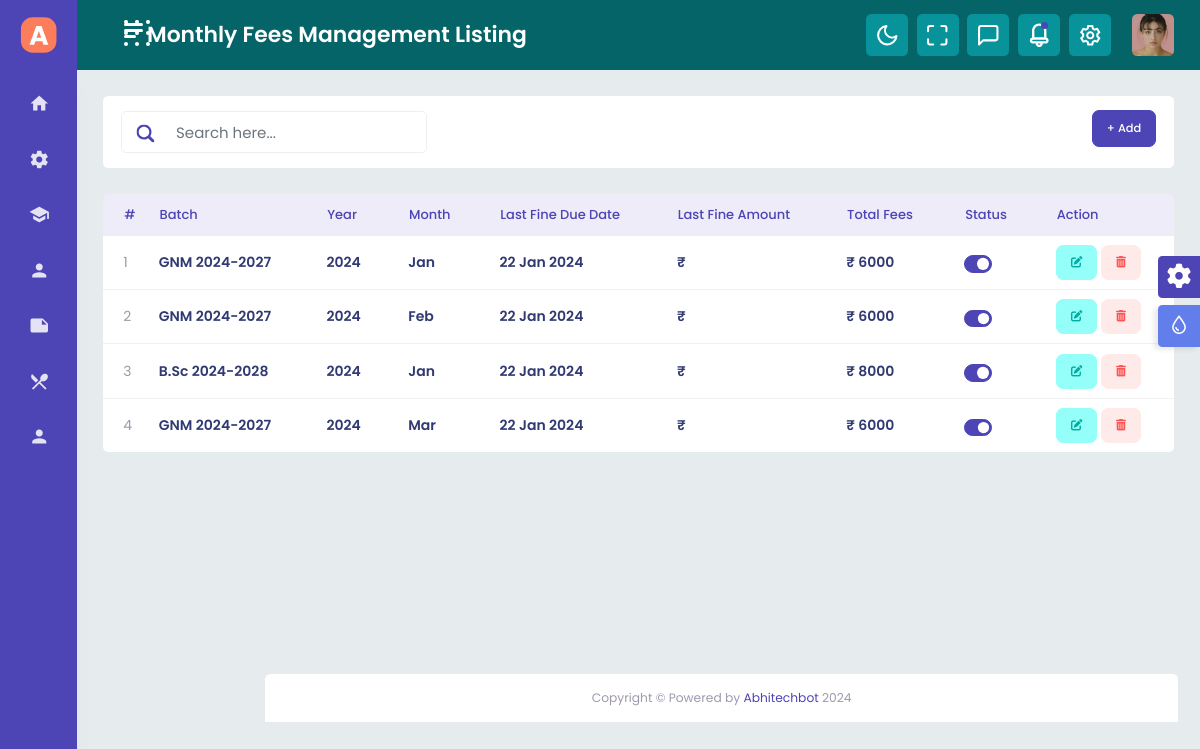
Screenshot of /admin/monthly-fees.php (signed in) with the database file from the repository.
### tables this page shows
CREATE TABLE `monthly_fees` (
  `id` int(11) NOT NULL,
  `batch_id` int(11) DEFAULT NULL,
  `year` int(50) DEFAULT NULL,
  `month` varchar(50) DEFAULT NULL,
  `late_fine_due_date` varchar(50) DEFAULT NULL,
  `late_fine_amount` varchar(50) DEFAULT NULL,
  `total_fees` varchar(50) DEFAULT NULL,
  `pay_status` int(11) NOT NULL DEFAULT 0,
  `status` int(11) NOT NULL DEFAULT 1,
  `added_by` int(11) NOT NULL DEFAULT 1,
  `date` datetime NOT NULL DEFAULT current_timestamp(),
  `modified_by` int(11) DEFAULT NULL,
  `modified_date` varchar(50) DEFAULT NULL
);

CREATE TABLE `batches` (
  `id` int(11) NOT NULL,
  `session_id` int(11) DEFAULT NULL,
  `course_id` int(11) DEFAULT NULL,
  `batches_name` varchar(50) DEFAULT NULL,
  `no_student` int(11) DEFAULT NULL,
  `start_date` varchar(50) DEFAULT NULL,
  `end_date` varchar(50) DEFAULT NULL,
  `batche_desc` varchar(50) DEFAULT NULL,
  `status` int(11) NOT NULL DEFAULT 1,
  `added_by` int(11) DEFAULT NULL,
  `date` datetime NOT NULL DEFAULT current_timestamp(),
  `modified_by` int(11) DEFAULT NULL,
  `modified_date` varchar(255) DEFAULT NULL
);

### admin/monthly-fees.php (the view, shortened to what this page needs)
<?php
include('header.php');
?>
<div class="content-body">
    <div class="container-fluid">
        <div class="row">
            <div class="col-xl-12">
                <div class="row">
                    <div class="col-xl-12">
                        <div class="page-title flex-wrap">
                            <div class="input-group search-area mb-md-0 mb-3">
                                <input type="text" class="form-control" placeholder="Search here...">
                                <span class="input-group-text"><a href="javascript:void(0)">
                                    </a></span>
                            </div>
                            <div>
                                <button type="button" class="btn btn-primary mb-2" data-bs-toggle="modal"
                                    data-bs-target=".bd-example-modal-lg">
                                    + Add
                                </button>
                            </div>
                        </div>
                    </div>
                    <div class="col-xl-12 wow fadeInUp" data-wow-delay="1.5s">
                        <div class="table-responsive full-data">
                            <table
                                class="table-responsive-lg table display dataTablesCard student-tab dataTable no-footer"
                                id="example-student">
                                <thead>
                                    <tr>
                                        <th>#</th>
                                        <th>Batch</th>
                                        <th>Year</th>
                                        <th>Month</th>
                                        <th>Last Fine Due Date</th>
                                        <th>Last Fine Amount</th>
                                        <th>Total Fees</th>
                                        <th>Status</th>
                                        <th>Action</th>
                                    </tr>
                                </thead>
                                <tbody>
                                    <?php
                                    $sql = "SELECT monthly_fees.id AS id, monthly_fees.batch_id AS batch_id, batches.batches_name AS batches_name, monthly_fees.year AS year, monthly_fees.month AS month, monthly_fees.late_fine_due_date AS late_fine_due_date, monthly_fees.late_fine_amount AS late_fine_amount, monthly_fees.total_fees AS total_fees, monthly_fees.status AS status FROM `monthly_fees` INNER JOIN batches ON batches.id = monthly_fees.batch_id";
                                    $stmt = $conn->prepare($sql);
                                    $stmt->execute();
                                    $result = $stmt->get_result();
                                    $sno = 0;
                                    while ($row = $result->fetch_assoc()) {
                                        $sno += 1;
                                        $fees_id = $row['id'];
                                        $batch_id = $row['batch_id'];
                                        $batches_name = $row['batches_name'];
                                        $year = $row['year'];
                                        $month = $row['month'];
                                        $late_fine_due_date1 = $row['late_fine_due_date'];
                                        $timestamp = strtotime($late_fine_due_date1);
                                        $late_fine_due_date = date('d M Y', $timestamp);
                                        $total_fees = $row['total_fees'];
                                        $status = $row['status'];
                                        ?>
                                        <tr>
                                            <td>
                                                <?php echo $sno; ?>
                                            </td>
                                            <td>
                                                <div class="trans-list">
                                                    <h4>
                                                        <?php echo $batches_name; ?>
                                                    </h4>
                                                </div>
                                            </td>
                                            <td>
                                                <div class="trans-list">
                                                    <h4>
                                                        <?php echo $year; ?>
                                                    </h4>
                                                </div>
                                            </td>
                                            <td>
                                                <div class="trans-list">
                                                    <h4>
                                                        <?php echo $month; ?>
                                                    </h4>
                                                </div>
                                            </td>
                                            <td>
                                                <div class="trans-list">
                                                    <h4>
                                                        <?php echo $late_fine_due_date; ?>
                                                    </h4>
                                                </div>
                                            </td>
                                            <td>
                                                <div class="trans-list">
                                                    <h4>
                                                        ₹
                                                    </h4>
                                                </div>
                                            </td>
                                            <td>
                                                <div class="trans-list">
                                                    <h4>
                                                        ₹
                                                        <?php echo $total_fees; ?>
                                                    </h4>
                                                </div>
                                            </td>
                                            <td>
                                                <div class="form-check form-switch">
                                                    <input class="form-check-input" type="checkbox" role="switch" <?php if ($status == '1') {
                                                        echo "checked";
                                                    } ?> id="flexSwitchCheckChecked"
                                                        onclick="toggleStatus(<?php echo $fees_id; ?>)">
                                                </div>
                                            </td>
                                            <td>
                                                <a href="edit-monthly-fees?id=<?php echo $fees_id; ?>&batchId=<?php echo $batch_id; ?>&month=<?php echo $month; ?>" class="edit btn btn-sm light btn-info">
                                                    <i class="fa-solid fa-pen-to-square"></i>
                                                </a>
                                                <a href="javascript:void()" class="delete btn btn-sm light btn-danger"
                                                    onclick="confirmDelete();"><i class="fa-solid fa-trash-can"></i></a>
                                            </td>
                                        </tr>
                                    <?php } ?>
                                </tbody>
                            </table>
                        </div>
                    </div>
                </div>
            </div>
        </div>
    </div>
</div>
</div>
<?php
include('footer.php');
?>

### rows the page displays
monthly_fees: batch.batches_name "GNM 2024-2027", year "2024", month "Jan", late_fine_due_date "22 Jan 2024", total_fees "6000", status "☑"
monthly_fees: batch.batches_name "GNM 2024-2027", year "2024", month "Feb", late_fine_due_date "22 Jan 2024", total_fees "6000", status "☑"
monthly_fees: batch.batches_name "B.Sc 2024-2028", year "2024", month "Jan", late_fine_due_date "22 Jan 2024", total_fees "8000", status "☑"
monthly_fees: batch.batches_name "GNM 2024-2027", year "2024", month "Mar", late_fine_due_date "22 Jan 2024", total_fees "6000", status "☑"

### other values shown
getPageTitle() "Monthly Fees Management Listing"
